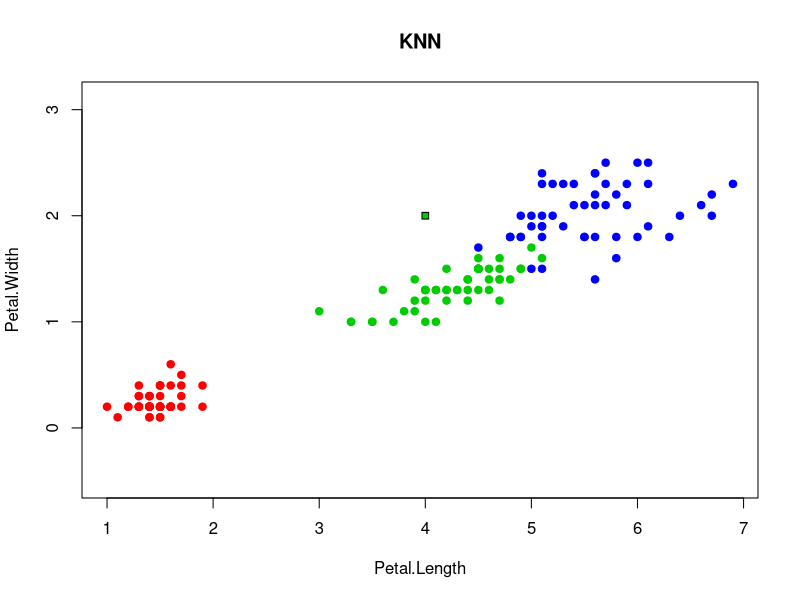

Source code (R):
colors <- c("setosa" = "red", "versicolor" = "green3", "virginica" = "blue")
plot(iris[, 3:4], pch = 21, bg = colors[iris$Species], col = colors[iris$Species], asp = 1, main ="KNN")

## Евклидово расстояние
euclideanDistance <- function(u, v)
{
sqrt(sum((u - v)^2))
}

## Сортируем объекты согласно расстояния до объекта z
sortObjectsByDist <- function(xl, z, metricFunction = euclideanDistance) ## задаем функцию расстояния
{
l <- dim(xl)[1]
n <- dim(xl)[2] - 1

distances <- matrix(NA, l, 2)## задаем матрицу расстояния
for (i in 1:l)
{
distances[i, ] <- c(i, metricFunction(xl[i, 1:n], z)) ## считаем расстояние от классифицируемой точки до остальных точек выборки
}

orderedXl <- xl[order(distances[, 2]), ] ##сортируем
return (orderedXl);
}

##Применяем метод kNN
kNN <- function(xl, z, k)
{

orderedXl <- sortObjectsByDist(xl, z) ## Сортируем выборку согласно классифицируемого объекта
n <- dim(orderedXl)[2] - 1

classes <- orderedXl[1:k, n + 1] ## Получаем классы первых k соседей
counts <- table(classes) ## Составляем таблицу встречаемости каждого класса
class <- names(which.max(counts)) ## Находим класс, который доминирует среди первых соседей
return (class) ## возвращаем класс
}

## Классификация одного заданного объекта
z <- c(4, 2)
xl <- iris[, 3:5]
class <- kNN(xl, z, k=6)
points(z[1], z[2], pch = 22, bg = colors[class], asp = 1)

